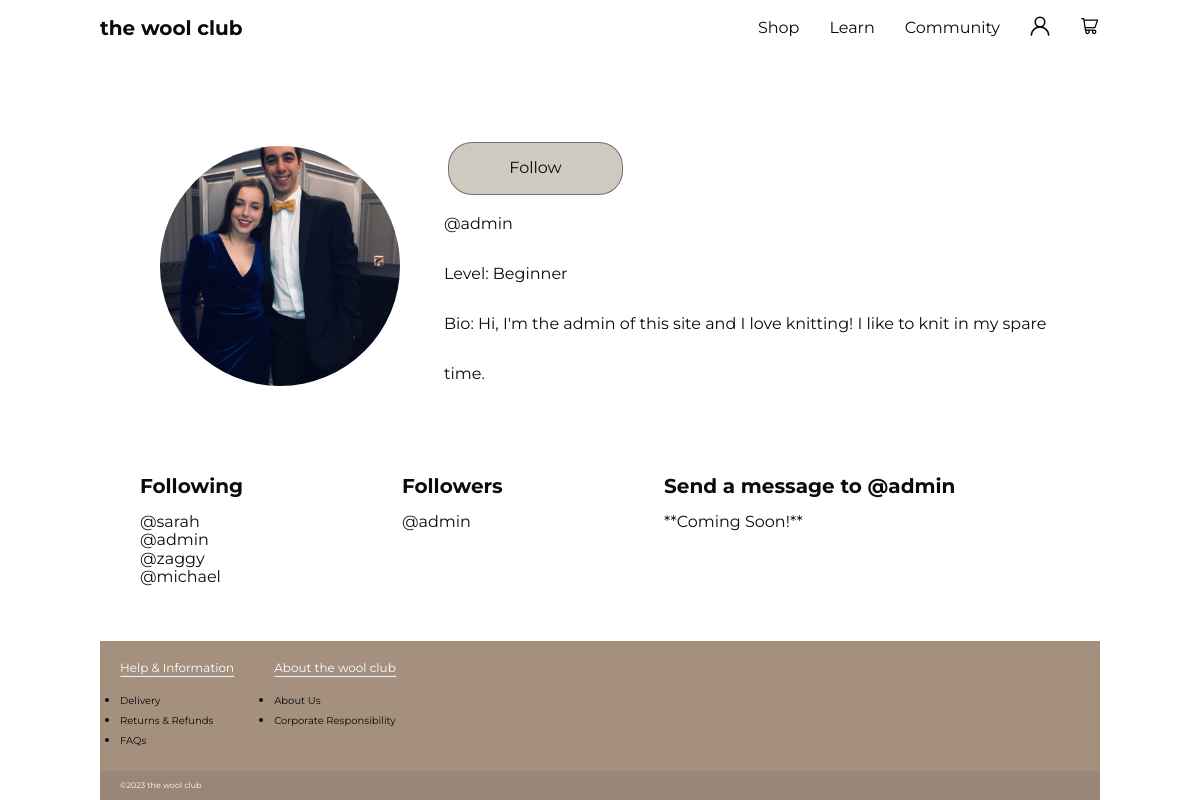
The page /community/the_club/members/1/ on the database its author committed.
### accounts/models.py (models this page shows)
class UserProfile(models.Model):
    class Skill(models.TextChoices):
        BEGINNER = 'Beginner'
        INTERMEDIATE = 'Intermediate'
        ADVANCED = 'Advanced'
    user = models.OneToOneField(
        User, on_delete=models.CASCADE, related_name="profile")
    attending = models.ManyToManyField(
        Workshop, blank=True, related_name="attending")
    saved = models.ManyToManyField(
        Stitch, blank=True, related_name="saved")
    profile_pic = models.ImageField(default='profile_images/sheep.jpg', upload_to='profile_images/')
    bio = models.TextField(null=True, blank=True)
    first_name = models.TextField(null=True, blank=True)
    last_name = models.TextField(null=True, blank=True)
    skill_level = models.TextField(choices=Skill.choices, default = 'Beginner')
    follows = models.ManyToManyField(
        "self",
        related_name="followed_by",
        symmetrical=False,
        blank=True
    )
    def __str__(self):
        return self.user.username

### community/views.py (the view)
# urls.py: path('the_club/members/<str:user>/', views.profile, name="profile"),
def profile(request, user):
    profile = {
        "profile" : get_object_or_404(UserProfile, user=user)
    }
    return render(request, "community/profile.html", profile)

### templates/community/profile.html (shortened to what this page needs)
{% extends 'base.html' %}
{% load static %}
{% block content %}
<section>
    <div class="card-background workshop-details">
        <section class="card">
            <section class="profile-display">
                <div class="profile-size2">
                    <img class="profile-image" src="{{ profile.profile_pic.url }}" alt="profile pic", height="50px">
                </div>
                <div class="profile-size">
                    <ul class="profile-list-community">
                        <li>
                            {% if profile in user.profile.follows.all %}
                                <form action="{% url 'unfollow' profile.user.id %}" method="post">
                                {% csrf_token %}
                                <input type="hidden" name="redirect_url" value="{{ request.get_full_path }}">
                                <button type="submit" class="button red">Unfollow</button>
                                </form>
                            {% else %}
                                <form action="{% url 'follow' profile.user.id %}" method="post">
                                <button type="submit" class="button yellow">Follow</button>
                                </form>
                            {% endif %}
                        </li>
                        <li>@{{ profile.user.username|lower }}</li>
                        <li>Level: {{ profile.skill_level }}</li>
                        <li>Bio: {{ profile.bio }}</li>
                    </ul>
                </div>
            </section>
        </section>
        <section class="follow-display">
            <div class=" card follow">
                <span class="follow-title">Following</span>
                {% for following in profile.follows.all %}
                <li>@{{ following|lower }}</li>
                {% endfor %}
            </div>
            <div class="card follow">
                <span class="follow-title">Followers</span>
                {% for followers in profile.followed_by.all %}
                <li>@{{ followers|lower }}</li>
                {% endfor %}
            </div>
            <div class="posts">
                <span class="follow-title">Send a message to @{{ profile.user.username|lower }}</span>
                <span>**Coming Soon!**</span>
            </div>
        </section>
    </div>
</section>
{% endblock content %}

### static/css/style.css (style rules this page uses)
* { margin: 0; padding: 0; box-sizing: border-box; }
body { font-family: "Montserrat", sans-serif; color: #0C0B0B; min-height: 100vh; display: flex; flex-direction: column; }
.background { background-repeat: repeat-y; background-image: url('https://images.pexels.com/photos/317333/pexels-photo-317333.jpeg?auto=compress&cs=tinysrgb&w=1260&h=750&dpr=1'); background-size: 1000px auto; background-position-x: center; background-position-y: center; background-attachment: fixed; }
.container { max-width: 1000px; margin: 0 auto; }
.card-background { padding: 0.5rem; box-shadow: var(--shadow); border-radius: 0.5rem; margin-top: 30px; display: flex; flex-direction: column; }
.button { padding: 1rem; border-radius: 1.5rem; min-width: 175px; margin: 0.25rem; box-sizing: border-box; transition: background-color 150ms; text-align: center; cursor: pointer; background-color: #cfcabf; color: #0C0B0B; text-decoration: none; box-shadow: var(--shadow-small); border: #0c0b0b77 solid 0.25px; }
.card { margin: 0.5rem; padding: 1.5rem; background-color: rgba(255, 255, 255, 0.7); border-radius: 0.5rem; box-shadow: var(--shadow-small); display: flex; justify-content: space-between; }
.profile-image { border-radius: 100%; height: 15rem; flex-shrink: 0; width: 15rem; margin-right: 1.5rem; object-fit: cover; }
.profile-display { display: flex; justify-content: space-around; align-items: center; }
.profile-size2 { padding: 20px; }
.profile-list-community { list-style-type: none; line-height: 50px; display: flex; flex-wrap: wrap; flex-direction: column; align-content: left; }
.follow { margin: 0.5rem; padding: 1.5rem; background-color: rgba(255, 255, 255, 0.7); border-radius: 0.5rem; box-shadow: var(--shadow-small); list-style-type: none; width: 25%; display: flex; flex-wrap: wrap; flex-direction: column; justify-content: start; }
.follow-display { justify-content: start; display: flex; flex-wrap: wrap; flex-direction: row; }
.follow-title { font-weight: bold; font-size: 20px; margin-bottom: 15px; }
.posts { margin: 0.5rem; padding: 1.5rem; background-color: rgba(255, 255, 255, 0.7); border-radius: 0.5rem; box-shadow: var(--shadow-small); list-style-type: none; width: 40%; display: flex; flex-wrap: wrap; flex-direction: column; justify-content: start; }

### rows shown on the page
UserProfile: profile_pic (picture), user.username "admin", skill_level "Beginner", bio "Hi, I'm the admin of this site and I love knitting! I like to knit in my spare time."
UserProfile: user.username "sarah"
UserProfile: user.username "zaggy"
UserProfile: user.username "michael"
